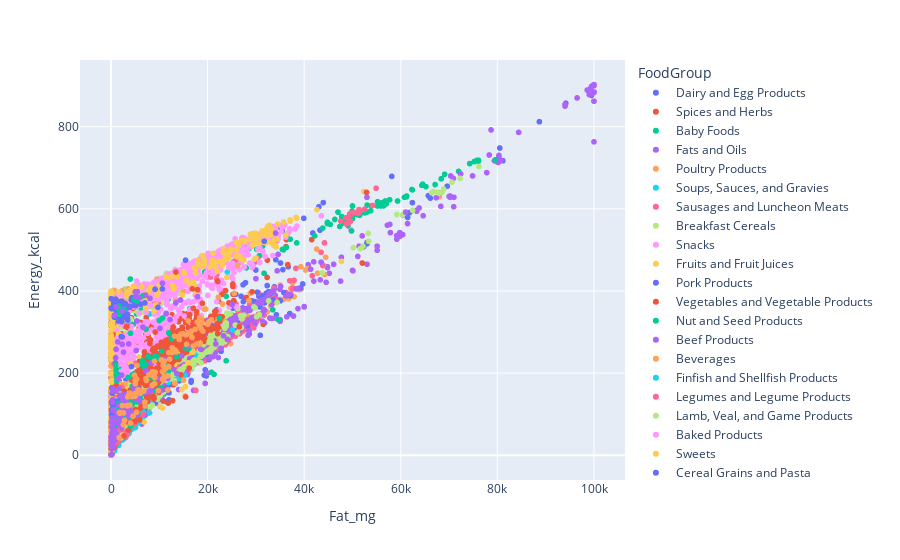

Write notebook code for a chart like this one.
### Code cell
fig = px.scatter(food, x=x_list[1], y="Energy_kcal", color="FoodGroup")
fig.show()

### Figure 1 — Plotly figure (JSON) as saved in the notebook; plotly's stock layout.template omitted (floating-point values rounded to 4 significant figures; data arrays with more than 128 entries replaced by an {"elided": "..."} marker saying what was removed)
{"data": [{"hovertemplate": "FoodGroup=Dairy and Egg Products<br>Fat_mg=%{x}<br>Energy_kcal=%{y}<extra></extra>", "legendgroup": "Dairy and Egg Products", "marker": {"color": "#636efa", "symbol": "circle"}, "mode": "markers", "name": "Dairy and Egg Products", "showlegend": true, "type": "scattergl", "x": {"elided": "264 float values"}, "xaxis": "x", "y": {"elided": "264 int values"}, "yaxis": "y"}, {"hovertemplate": "FoodGroup=Spices and Herbs<br>Fat_mg=%{x}<br>Energy_kcal=%{y}<extra></extra>", "legendgroup": "Spices and Herbs", "marker": {"color": "#EF553B", "symbol": "circle"}, "mode": "markers", "name": "Spices and Herbs", "showlegend": true, "type": "scattergl", "x": [8690, 15900, 4070.0, 8360, 14590, 6700, 25270, 3900, 14280, 1240, 13000, 4780, 17770, 22270, 14010, 14540, 4360, 14870, 6410, 730, 4240, 32380.0, 7040, 36240, 36310, 1040, 4280, 12890, 5480, 3260, 17270, 2120, 41560, 7530, 12600, 15220, 5850, 12750, 5910, 7240, 7430, 3250, 640, 1120, 3340, 0, 0, 1680, 60, 0, 0, 0, 860, 690, 5860, 940, 730, 6030, 0, 0, 0, 0, 0, 7300], "xaxis": "x", "y": [263, 337, 233, 313, 333, 311, 392, 237, 282, 247, 274, 279, 298, 375, 325, 305, 253, 345, 323, 331, 335, 475, 271, 508, 525, 341, 265, 282, 292, 251, 318, 296, 525, 307, 342, 331, 310, 315, 272, 295, 276, 312, 23, 43, 60, 0, 21, 101, 288, 237, 56, 18, 23, 48, 131, 70, 44, 285, 19, 88, 188, 0, 322, 335], "yaxis": "y"}, {"hovertemplate": "FoodGroup=Baby Foods<br>Fat_mg=%{x}<br>Energy_kcal=%{y}<extra></extra>", "legendgroup": "Baby Foods", "marker": {"color": "#00cc96", "symbol": "circle"}, "mode": "markers", "name": "Baby Foods", "showlegend": true, "type": "scattergl", "x": {"elided": "362 int values"}, "xaxis": "x", "y": {"elided": "362 int values"}, "yaxis": "y"}, {"hovertemplate": "FoodGroup=Fats and Oils<br>Fat_mg=%{x}<br>Energy_kcal=%{y}<extra></extra>", "legendgroup": "Fats and Oils", "marker": {"color": "#ab63fa", "symbol": "circle"}, "mode": "markers", "name": "Fats and Oils", "showlegend": true, "type": "scattergl", "x": {"elided": "219 float values"}, "xaxis": "x", "y": {"elided": "219 int values"}, "yaxis": "y"}, {"hovertemplate": "FoodGroup=Poultry Products<br>Fat_mg=%{x}<br>Energy_kcal=%{y}<extra></extra>", "legendgroup": "Poultry Products", "marker": {"color": "#FFA15A", "symbol": "circle"}, "mode": "markers", "name": "Poultry Products", "showlegend": true, "type": "scattergl", "x": {"elided": "390 float values"}, "xaxis": "x", "y": {"elided": "390 int values"}, "yaxis": "y"}, {"hovertemplate": "FoodGroup=Soups, Sauces, and Gravies<br>Fat_mg=%{x}<br>Energy_kcal=%{y}<extra></extra>", "legendgroup": "Soups, Sauces, and Gravies", "marker": {"color": "#19d3f3", "symbol": "circle"}, "mode": "markers", "name": "Soups, Sauces, and Gravies", "showlegend": true, "type": "scattergl", "x": {"elided": "452 float values"}, "xaxis": "x", "y": {"elided": "452 int values"}, "yaxis": "y"}, {"hovertemplate": "FoodGroup=Sausages and Luncheon Meats<br>Fat_mg=%{x}<br>Energy_kcal=%{y}<extra></extra>", "legendgroup": "Sausages and Luncheon Meats", "marker": {"color": "#FF6692", "symbol": "circle"}, "mode": "markers", "name": "Sausages and Luncheon Meats", "showlegend": true, "type": "scattergl", "x": {"elided": "244 float values"}, "xaxis": "x", "y": {"elided": "244 int values"}, "yaxis": "y"}, {"hovertemplate": "FoodGroup=Breakfast Cereals<br>Fat_mg=%{x}<br>Energy_kcal=%{y}<extra></extra>", "legendgroup": "Breakfast Cereals", "marker": {"color": "#B6E880", "symbol": "circle"}, "mode": "markers", "name": "Breakfast Cereals", "showlegend": true, "type": "scattergl", "x": {"elided": "363 float values"}, "xaxis": "x", "y": {"elided": "363 int values"}, "yaxis": "y"}, {"hovertemplate": "FoodGroup=Snacks<br>Fat_mg=%{x}<br>Energy_kcal=%{y}<extra></extra>", "legendgroup": "Snacks", "marker": {"color": "#FF97FF", "symbol": "circle"}, "mode": "markers", "name": "Snacks", "showlegend": true, "type": "scattergl", "x": {"elided": "171 float values"}, "xaxis": "x", "y": {"elided": "171 int values"}, "yaxis": "y"}, {"hovertemplate": "FoodGroup=Fruits and Fruit Juices<br>Fat_mg=%{x}<br>Energy_kcal=%{y}<extra></extra>", "legendgroup": "Fruits and Fruit Juices", "marker": {"color": "#FECB52", "symbol": "circle"}, "mode": "markers", "name": "Fruits and Fruit Juices", "showlegend": true, "type": "scattergl", "x": {"elided": "346 int values"}, "xaxis": "x", "y": {"elided": "346 int values"}, "yaxis": "y"}, {"hovertemplate": "FoodGroup=Pork Products<br>Fat_mg=%{x}<br>Energy_kcal=%{y}<extra></extra>", "legendgroup": "Pork Products", "marker": {"color": "#636efa", "symbol": "circle"}, "mode": "markers", "name": "Pork Products", "showlegend": true, "type": "scattergl", "x": {"elided": "343 float values"}, "xaxis": "x", "y": {"elided": "343 int values"}, "yaxis": "y"}, {"hovertemplate": "FoodGroup=Vegetables and Vegetable Products<br>Fat_mg=%{x}<br>Energy_kcal=%{y}<extra></extra>", "legendgroup": "Vegetables and Vegetable Products", "marker": {"color": "#EF553B", "symbol": "circle"}, "mode": "markers", "name": "Vegetables and Vegetable Products", "showlegend": true, "type": "scattergl", "x": {"elided": "828 int values"}, "xaxis": "x", "y": {"elided": "828 int values"}, "yaxis": "y"}, {"hovertemplate": "FoodGroup=Nut and Seed Products<br>Fat_mg=%{x}<br>Energy_kcal=%{y}<extra></extra>", "legendgroup": "Nut and Seed Products", "marker": {"color": "#00cc96", "symbol": "circle"}, "mode": "markers", "name": "Nut and Seed Products", "showlegend": true, "type": "scattergl", "x": {"elided": "133 float values"}, "xaxis": "x", "y": {"elided": "133 int values"}, "yaxis": "y"}, {"hovertemplate": "FoodGroup=Beef Products<br>Fat_mg=%{x}<br>Energy_kcal=%{y}<extra></extra>", "legendgroup": "Beef Products", "marker": {"color": "#ab63fa", "symbol": "circle"}, "mode": "markers", "name": "Beef Products", "showlegend": true, "type": "scattergl", "x": {"elided": "946 float values"}, "xaxis": "x", "y": {"elided": "946 int values"}, "yaxis": "y"}, {"hovertemplate": "FoodGroup=Beverages<br>Fat_mg=%{x}<br>Energy_kcal=%{y}<extra></extra>", "legendgroup": "Beverages", "marker": {"color": "#FFA15A", "symbol": "circle"}, "mode": "markers", "name": "Beverages", "showlegend": true, "type": "scattergl", "x": {"elided": "315 int values"}, "xaxis": "x", "y": {"elided": "315 int values"}, "yaxis": "y"}, {"hovertemplate": "FoodGroup=Finfish and Shellfish Products<br>Fat_mg=%{x}<br>Energy_kcal=%{y}<extra></extra>", "legendgroup": "Finfish and Shellfish Products", "marker": {"color": "#19d3f3", "symbol": "circle"}, "mode": "markers", "name": "Finfish and Shellfish Products", "showlegend": true, "type": "scattergl", "x": {"elided": "267 float values"}, "xaxis": "x", "y": {"elided": "267 int values"}, "yaxis": "y"}, {"hovertemplate": "FoodGroup=Legumes and Legume Products<br>Fat_mg=%{x}<br>Energy_kcal=%{y}<extra></extra>", "legendgroup": "Legumes and Legume Products", "marker": {"color": "#FF6692", "symbol": "circle"}, "mode": "markers", "name": "Legumes and Legume Products", "showlegend": true, "type": "scattergl", "x": {"elided": "389 float values"}, "xaxis": "x", "y": {"elided": "389 int values"}, "yaxis": "y"}, {"hovertemplate": "FoodGroup=Lamb, Veal, and Game Products<br>Fat_mg=%{x}<br>Energy_kcal=%{y}<extra></extra>", "legendgroup": "Lamb, Veal, and Game Products", "marker": {"color": "#B6E880", "symbol": "circle"}, "mode": "markers", "name": "Lamb, Veal, and Game Products", "showlegend": true, "type": "scattergl", "x": {"elided": "438 float values"}, "xaxis": "x", "y": {"elided": "438 int values"}, "yaxis": "y"}, {"hovertemplate": "FoodGroup=Baked Products<br>Fat_mg=%{x}<br>Energy_kcal=%{y}<extra></extra>", "legendgroup": "Baked Products", "marker": {"color": "#FF97FF", "symbol": "circle"}, "mode": "markers", "name": "Baked Products", "showlegend": true, "type": "scattergl", "x": {"elided": "797 float values"}, "xaxis": "x", "y": {"elided": "797 int values"}, "yaxis": "y"}, {"hovertemplate": "FoodGroup=Sweets<br>Fat_mg=%{x}<br>Energy_kcal=%{y}<extra></extra>", "legendgroup": "Sweets", "marker": {"color": "#FECB52", "symbol": "circle"}, "mode": "markers", "name": "Sweets", "showlegend": true, "type": "scattergl", "x": {"elided": "347 float values"}, "xaxis": "x", "y": {"elided": "347 int values"}, "yaxis": "y"}, {"hovertemplate": "FoodGroup=Cereal Grains and Pasta<br>Fat_mg=%{x}<br>Energy_kcal=%{y}<extra></extra>", "legendgroup": "Cereal Grains and Pasta", "marker": {"color": "#636efa", "symbol": "circle"}, "mode": "markers", "name": "Cereal Grains and Pasta", "showlegend": true, "type": "scattergl", "x": {"elided": "183 int values"}, "xaxis": "x", "y": {"elided": "183 int values"}, "yaxis": "y"}, {"hovertemplate": "FoodGroup=Fast Foods<br>Fat_mg=%{x}<br>Energy_kcal=%{y}<extra></extra>", "legendgroup": "Fast Foods", "marker": {"color": "#EF553B", "symbol": "circle"}, "mode": "markers", "name": "Fast Foods", "showlegend": true, "type": "scattergl", "x": {"elided": "371 float values"}, "xaxis": "x", "y": {"elided": "371 int values"}, "yaxis": "y"}, {"hovertemplate": "FoodGroup=Meals, Entrees, and Side Dishes<br>Fat_mg=%{x}<br>Energy_kcal=%{y}<extra></extra>", "legendgroup": "Meals, Entrees, and Side Dishes", "marker": {"color": "#00cc96", "symbol": "circle"}, "mode": "markers", "name": "Meals, Entrees, and Side Dishes", "showlegend": true, "type": "scattergl", "x": [2460, 1010, 1960, 2380, 8800, 11390, 8600, 9140, 1450, 3410, 7230, 3470, 5530, 11850, 10240, 5330, 7100, 4110, 440, 2230, 4420, 9610, 6300, 5990, 11940, 1740, 600, 400, 400, 790, 400, 3170, 2780, 2380, 2780, 4710, 3200, 980, 1060, 1060, 1180, 1230, 3560, 4030.0, 4050, 7170, 4510, 6970, 6040, 3890, 1560, 4820, 8280, 10470, 6530, 7700, 470, 2430, 3680, 6410, 9400, 4420, 12020, 16140, 15420, 2610, 4920, 13580, 3000, 2100, 3700, 2700, 3400, 2300, 2800, 3200, 3800, 5400, 3000, 3200, 3500, 1800, 2800, 3400, 1130, 4000, 3200, 1320, 3450, 1270, 3200, 1370, 3700, 10670, 4990, 12540, 12790, 1880, 1780, 1970, 1750, 9980, 5520, 4030.0, 9450, 6560, 2700, 1620, 4220, 22450, 2380, 4200, 3700], "xaxis": "x", "y": [82, 90, 113, 90, 176, 220, 235, 241, 77, 97, 307, 107, 99, 204, 164, 130, 118, 100, 70, 101, 124, 239, 221, 134, 298, 99, 80, 67, 67, 69, 67, 106, 95, 87, 95, 198, 147, 220, 197, 210, 181, 189, 190, 71, 93, 222, 197, 214, 139, 128, 126, 379, 190, 253, 230, 240, 70, 87, 100, 149, 157, 168, 250, 260, 261, 111, 135, 240, 111, 108, 111, 99, 106, 100, 104, 125, 101, 375, 110, 103, 110, 109, 108, 111, 113, 126, 90, 358, 136, 359, 129, 359, 148, 334, 164, 284, 287, 349, 354, 356, 343, 328, 136, 297, 235, 388, 355, 363, 145, 334, 125, 139, 119], "yaxis": "y"}, {"hovertemplate": "FoodGroup=American Indian/Alaska Native Foods<br>Fat_mg=%{x}<br>Energy_kcal=%{y}<extra></extra>", "legendgroup": "American Indian/Alaska Native Foods", "marker": {"color": "#ab63fa", "symbol": "circle"}, "mode": "markers", "name": "American Indian/Alaska Native Foods", "showlegend": true, "type": "scattergl", "x": {"elided": "165 float values"}, "xaxis": "x", "y": {"elided": "165 int values"}, "yaxis": "y"}, {"hovertemplate": "FoodGroup=Restaurant Foods<br>Fat_mg=%{x}<br>Energy_kcal=%{y}<extra></extra>", "legendgroup": "Restaurant Foods", "marker": {"color": "#FFA15A", "symbol": "circle"}, "mode": "markers", "name": "Restaurant Foods", "showlegend": true, "type": "scattergl", "x": [9080, 18900, 13170, 4340, 18370, 16150.0, 19020, 14820, 18760, 3450, 20780, 7830, 18330, 8480, 14040, 17450, 18670, 6060, 9140, 9790, 20310, 7090, 19610, 16240.0, 15480, 13220, 16000, 14500, 15030, 12160, 8990, 22230, 8520, 10790, 16630, 11780, 19280, 9790, 8520, 8990, 11750, 10690, 10840, 11060, 4860, 5000, 1890, 1850, 1750, 17740, 18470, 25500, 23080, 6000, 5610, 5700, 11990, 10950, 11230, 10640, 11050, 10810, 5060, 18370, 3690, 3850, 3460, 4980, 9010, 13250, 10430, 7210, 9040, 2570, 2580, 5380, 26240, 5290, 6770, 11940, 2960, 5300, 15410, 16770, 17050, 13180, 8520, 11510, 14130, 17870, 20010, 4920, 28570, 7340, 13550, 16360, 6980, 4050, 12650, 15660, 2800, 1680, 2350, 4560, 12680, 3590, 3280, 3920], "xaxis": "x", "y": [189, 323, 290, 143, 316, 296, 302, 296, 333, 121, 330, 196, 325, 195, 289, 307, 308, 151, 202, 157, 325, 120, 356, 297, 293, 175, 327, 295, 183, 234, 197, 385, 170, 219, 302, 159, 356, 157, 170, 197, 194, 185, 184, 191, 195, 144, 104, 102, 104, 271, 273, 394, 368, 156, 159, 154, 216, 206, 211, 204, 229, 219, 174, 335, 146, 151, 142, 182, 229, 256, 232, 186, 174, 103, 74, 219, 462, 185, 156, 250, 174, 105, 294, 287, 266, 255, 203, 192, 282, 324, 319, 150, 377, 182, 252, 295, 129, 78, 250, 270, 85, 43, 121, 95, 262, 121, 121, 122], "yaxis": "y"}], "layout": {"legend": {"title": {"text": "FoodGroup"}, "tracegroupgap": 0}, "margin": {"t": 60}, "xaxis": {"anchor": "y", "domain": [0, 1], "title": {"text": "Fat_mg"}}, "yaxis": {"anchor": "x", "domain": [0, 1], "title": {"text": "Energy_kcal"}}}}
